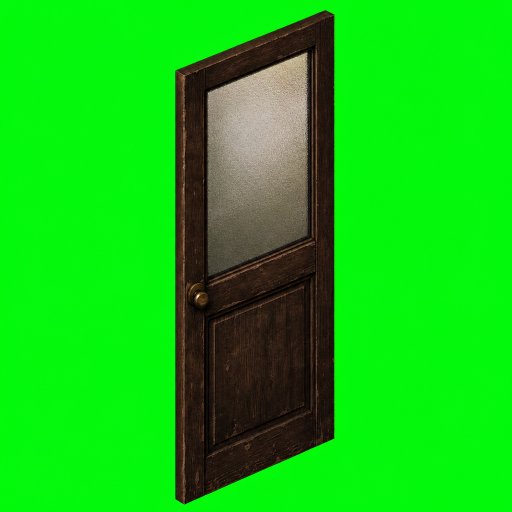
#> input picture ArtSource/Generated/Office/Props/office_internal_door_leaf_solo_chroma_v02.png, 1024 x 1024 px (shown at 1/2 size)
$ python -i process_office_personal_corner_v01.py   (imports and definitions only)
#> lines starting #> are read from the running program, lines starting #| are printed output that depends on the picture
#> further down, picture is the input picture: PIL image 1024x1024 RGB; mean R, G, B 20.2, 197.4, 19.9
"""Chroma-key Pass B personal-corner props + internal door leaf into runtime canvases."""

from __future__ import annotations

from pathlib import Path

import numpy as np
from PIL import Image, ImageDraw, ImageFilter

ROOT = Path(__file__).resolve().parents[2]
GEN = ROOT / "ArtSource" / "Generated" / "Office" / "Props"
RUNTIME = ROOT / "RainShadow Shared" / "Resources" / "Art" / "Props" / "Office"

# Prefer newest chroma masters when present.
SOURCES: list[tuple[str, Path, tuple[int, int], int | None]] = [
    ("office_personal_sideboard", GEN / "office_personal_sideboard_solo_chroma_v01.png", (384, 320), 220),
    ("office_personal_fan", GEN / "office_personal_fan_solo_chroma_v02.png", (256, 384), 300),
    ("office_personal_washbasin", GEN / "office_personal_washbasin_solo_chroma_v01.png", (280, 300), 210),
    ("office_personal_glass", GEN / "office_personal_glass_solo_chroma_v01.png", (96, 128), 70),
    # Canvas/target track partition opening (~394 px); prefer partition export for shear.
    ("office_internal_door_leaf", GEN / "office_internal_door_leaf_solo_chroma_v02.png", (320, 560), 394),
]


# [80 lines left out: functions chroma_key, trim_alpha, opaque_content_height, fit_into_canvas, strip_low_floor_ellipse, not called in this run]


def blank_frosted_door_glass(im: Image.Image) -> Image.Image:
    """Overwrite any baked lettering with a blank frosted pane (deterministic, no IG text)."""
    arr = np.array(im.convert("RGBA"))
    a = arr[:, :, 3]
#> a: shape (1024, 1024); every value is 255
    ys, xs = np.where(a > 40)
    if len(xs) == 0:
        return im
    x0, x1 = int(xs.min()), int(xs.max())
#> x0 = 0; x1 = 1023
    y0, y1 = int(ys.min()), int(ys.max())
#> y0 = 0; y1 = 1023
    # Pane is the upper-central glass region of the leaf
    px0 = x0 + int((x1 - x0) * 0.18)
#> px0 = 184
    px1 = x1 - int((x1 - x0) * 0.18)
#> px1 = 839
    py0 = y0 + int((y1 - y0) * 0.10)
#> py0 = 102
    py1 = y0 + int((y1 - y0) * 0.62)
#> py1 = 634
    out = im.copy()
    draw = ImageDraw.Draw(out, "RGBA")
    # Soft frosted fill matching existing glass tone
    draw.rounded_rectangle(
        (px0, py0, px1, py1),
        radius=max(4, (px1 - px0) // 18),
        fill=(198, 206, 212, 210),
    )
    # Slight inner highlight band (blank — no glyphs)
    inset = max(3, (px1 - px0) // 20)
#> inset = 32
    draw.rounded_rectangle(
        (px0 + inset, py0 + inset, px1 - inset, py1 - inset),
        radius=max(3, (px1 - px0) // 22),
        fill=(214, 220, 224, 120),
    )
    return out.filter(ImageFilter.GaussianBlur(radius=0.35))
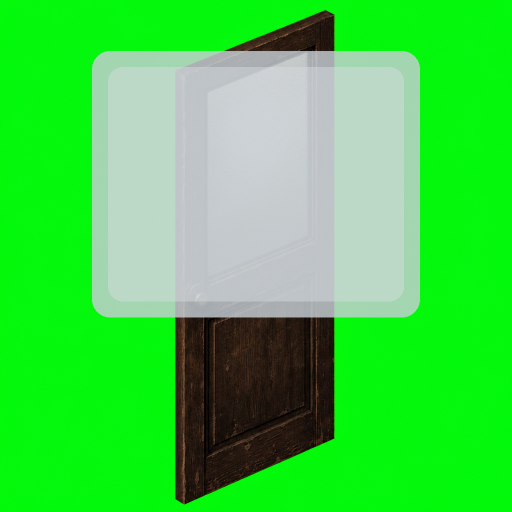
#> returned value: PIL image 1024x1024 RGB (shown at 1/2 size); mean R, G, B 67.8, 211.5, 73.5


# [21 lines left out: function main, not called in this run]


# [2 lines not run here, left out]

>>> from PIL import Image
>>> picture = Image.open('../Generated/Office/Props/office_internal_door_leaf_solo_chroma_v02.png')
>>> result = blank_frosted_door_glass(picture)
